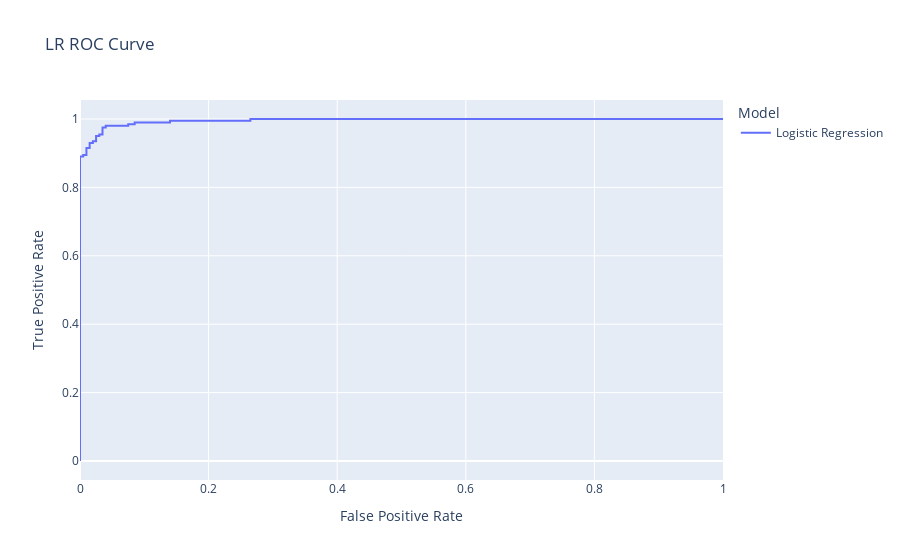

Notebook code cell kept with this figure:
### Code cell
roc_lr = pd.DataFrame({"False Positive Rate": lr_fpr, "True Positive Rate": lr_tpr, "Model": "Logistic Regression"}, index=lr_thresholds)
roc_df = pd.concat([roc_lr]) # This concatenation is necessary for the plot to work
px.line(roc_df, y="True Positive Rate", x="False Positive Rate", color="Model", title="LR ROC Curve")

### Figure 1 — Plotly figure (JSON) as saved in the notebook; plotly's stock layout.template omitted (floating-point values rounded to 4 significant figures)
{"data": [{"hovertemplate": "Model=Logistic Regression<br>False Positive Rate=%{x}<br>True Positive Rate=%{y}<extra></extra>", "legendgroup": "Logistic Regression", "line": {"color": "#636efa", "dash": "solid"}, "marker": {"symbol": "circle"}, "mode": "lines", "name": "Logistic Regression", "orientation": "v", "showlegend": true, "type": "scatter", "x": [0, 0, 0, 0.005, 0.005, 0.01, 0.01, 0.015, 0.015, 0.02, 0.02, 0.025, 0.025, 0.03, 0.03, 0.035, 0.035, 0.04, 0.04, 0.075, 0.075, 0.085, 0.085, 0.14, 0.14, 0.265, 0.265, 0.315, 0.325, 1], "xaxis": "x", "y": [0, 0.005, 0.89, 0.89, 0.895, 0.895, 0.915, 0.915, 0.93, 0.93, 0.935, 0.935, 0.95, 0.95, 0.955, 0.955, 0.975, 0.975, 0.98, 0.98, 0.985, 0.985, 0.99, 0.99, 0.995, 0.995, 1, 1, 1, 1], "yaxis": "y"}], "layout": {"legend": {"title": {"text": "Model"}, "tracegroupgap": 0}, "title": {"text": "LR ROC Curve"}, "xaxis": {"anchor": "y", "domain": [0, 1], "title": {"text": "False Positive Rate"}}, "yaxis": {"anchor": "x", "domain": [0, 1], "title": {"text": "True Positive Rate"}}}}
